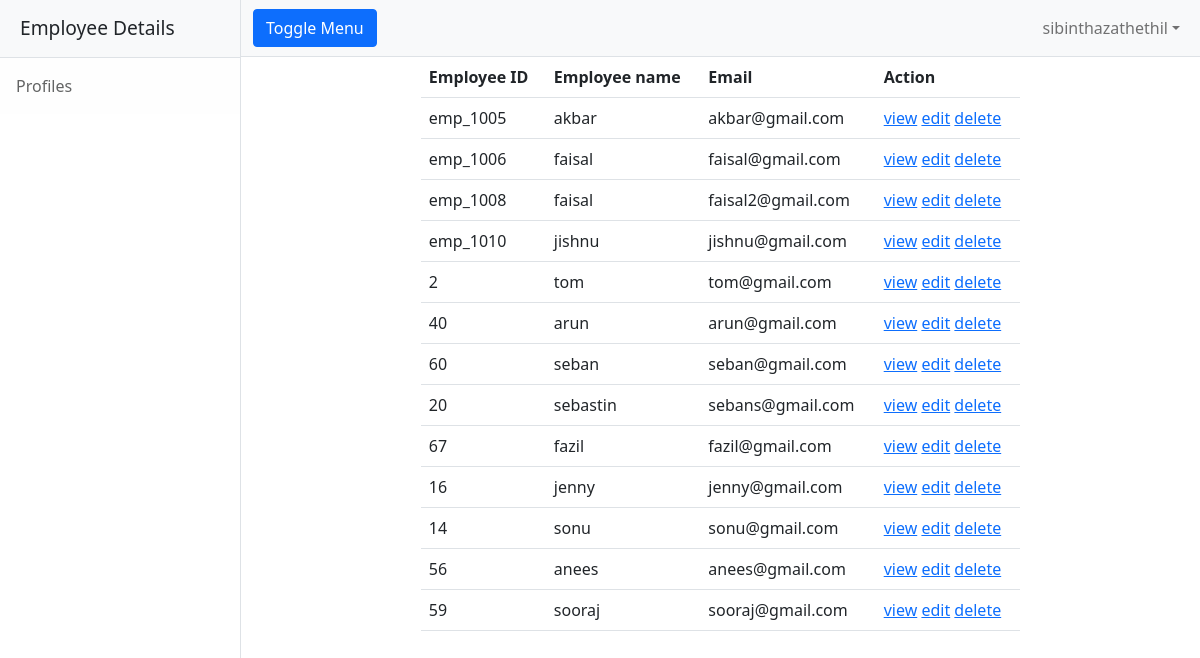
Screenshot of /employee/all (signed in) with the database file from the repository.
### employee/models.py (models this page shows, shortened)
class Employee(models.Model):
    eid=models.CharField(max_length=120,primary_key=True)
    profile_pic=models.ImageField(upload_to="profilepics",null=True)
    employee_name=models.CharField(max_length=120)
    designation=models.CharField(max_length=120)
    salary=models.PositiveIntegerField()
    email=models.EmailField(unique=True)
    experience=models.PositiveIntegerField(null=0)

### employee/views.py (the view)
# urls.py: path("all",views.EmployeeListView.as_view(),name="emp-list"),
@method_decorator(signin_required,name="dispatch")
class EmployeeListView(View):
    def get(self,request,*args,**kwargs):
        if request.user.is_authenticated:
            qs=Employee.objects.all()
            return render(request,"emp-list.html",{"employees":qs})
        else:
            return redirect("sign-in")

### employee/views.py (called while the page is built)
def signin_required(fn):
    def wrapper(request,*args,**kwargs):
        if request.user.is_authenticated:
            return fn(request,*args,**kwargs)
        else:
            return redirect("sign-in")
    return wrapper

### employee/templates/emp-list.html (shortened to what this page needs)
{% extends 'base.html'%}
{%block body_block%}
<div class="container">
    <div class="row">
        <div class="col-2"></div>
        <div class="col-8">
            <table class="table">
                <tr>
                    <th>Employee ID</th>
                    <th>Employee name</th>
                    <th>Email</th>
                    <th>Action</th>
                </tr>
                {%for emp in employees%}
                <tr>
                    <td>{{emp.eid}}</td>
                    <td>{{emp.employee_name}}</td>
                    <td>{{emp.email}}</td>
                    <td>
                        <a href="{%url 'emp-detail' emp.eid%}">view</a>
                        <a href="{%url 'emp-edit' emp.eid%}">edit</a>
                        <a href="{%url 'emp-remove' emp.eid%}">delete</a>
                    </td>
                </tr>
                {%endfor%}
            </table>
        </div>
        <div class="col-2"></div>
    </div>
</div>
{%endblock%}

### employee/templates/base.html (shortened to what this page needs)
<!DOCTYPE html>
{%load static%}
<html lang="en">
    <head>
        <link href="{%static 'css/styles.css'%}" rel="stylesheet" />
    </head>
    <body>
        <div class="d-flex" id="wrapper">
            <div class="border-end bg-white" id="sidebar-wrapper">
                <div class="sidebar-heading border-bottom bg-light">Employee Details</div>
                <div class="list-group list-group-flush">
                    <a class="list-group-item list-group-item-action list-group-item-light p-3" href="#!">Profiles</a>
                </div>
            </div>
            <div id="page-content-wrapper">
                <nav class="navbar navbar-expand-lg navbar-light bg-light border-bottom">
                    <div class="container-fluid">
                        <button class="btn btn-primary" id="sidebarToggle">Toggle Menu</button>
                        <div class="collapse navbar-collapse" id="navbarSupportedContent">
                            <ul class="navbar-nav ms-auto mt-2 mt-lg-0">
                                <li class="nav-item dropdown">
                                    <a class="nav-link dropdown-toggle" id="navbarDropdown" href="#" role="button" data-bs-toggle="dropdown" aria-haspopup="true" aria-expanded="false">{{request.user}}</a>
                                </li>
                            </ul>
                        </div>
                    </div>
                </nav>
                <div class="container-fluid">
                    {%block body_block%}
                    {%endblock%}
                </div>
            </div>
        </div>
    </body>
</html>

### rows the page displays
Employee: eid "emp_1005", employee_name "akbar", email "akbar@gmail.com"
Employee: eid "emp_1006", employee_name "faisal", email "faisal@gmail.com"
Employee: eid "emp_1008", employee_name "faisal", email "faisal2@gmail.com"
Employee: eid "emp_1010", employee_name "jishnu", email "jishnu@gmail.com"
Employee: eid "2", employee_name "tom", email "tom@gmail.com"
Employee: eid "40", employee_name "arun", email "arun@gmail.com"
Employee: eid "60", employee_name "seban", email "seban@gmail.com"
Employee: eid "20", employee_name "sebastin", email "sebans@gmail.com"
Employee: eid "67", employee_name "fazil", email "fazil@gmail.com"
Employee: eid "16", employee_name "jenny", email "jenny@gmail.com"
Employee: eid "14", employee_name "sonu", email "sonu@gmail.com"
Employee: eid "56", employee_name "anees", email "anees@gmail.com"
Employee: eid "59", employee_name "sooraj", email "sooraj@gmail.com"

### other values shown
{{ request.user }} "sibinthazathethil"
